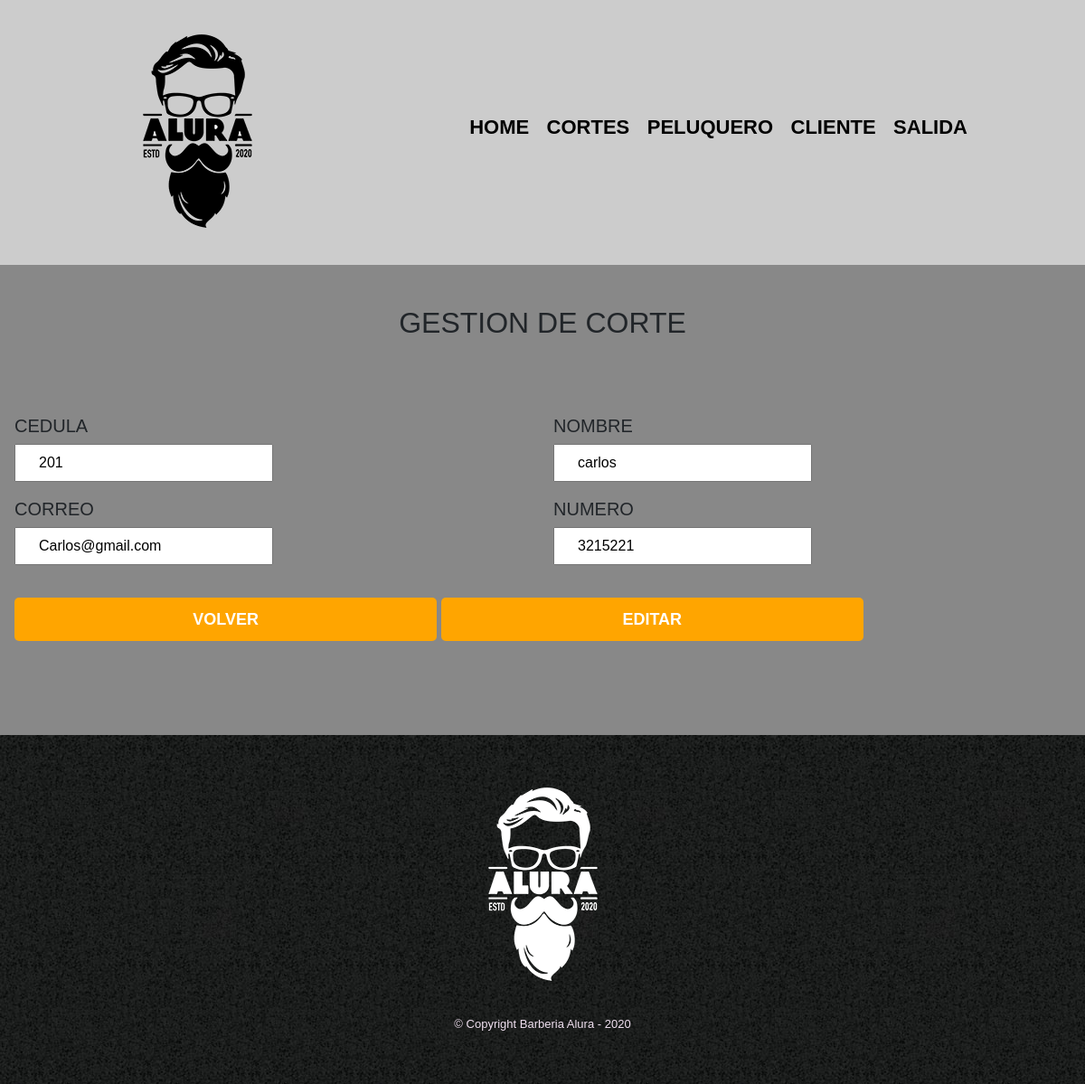
The app's page /Clientes/editar.php?id=201 with its own data.
### tables this page shows
CREATE TABLE `clientes` (
  `cedulaC` int(11) NOT NULL,
  `nombreC` varchar(50) NOT NULL,
  `Numero` varchar(50) NOT NULL,
  `Correo` varchar(50) NOT NULL,
  `Pass` varchar(200) NOT NULL,
  `Rol` tinyint(1) NOT NULL
);

### Clientes/editar.php (the view, shortened to what this page needs)
<?php
include('../class/classC.php');
$alu = new Alumnos();
$reg = $alu->get_ida($_GET['id']);
?>
<!doctype html>
<html lang="es">
<head>
    <link rel="stylesheet" href="../bootstrap/css/bootstrap.min.css">
    <link rel="stylesheet" href="../sw/dist/sweetalert2.min.css">
    <link rel="stylesheet" href="../css/reset.css">
    <link rel="stylesheet" href="../css/style.css">
</head>
<body onload="limpiar();">
<header>
            <div class="caja">
                <h1><img src="../imagenes/logo.png"></h1>
                <nav>
                    <ul class="navegacion">
                        <li><a href=../index.php>Home</a></li>
                        <li><a href=../Cortes/menuCor.php>Cortes</a></li>
                        <li><a href=../Peluquero/menuP.php>Peluquero</a></li>
                        <li><a href=../Clientes/menuc.php>Cliente</a></li>
                        <li><a href=../salir.php>Salida</a></li>
                    </ul>
                </nav>
            </div>
        </header>
        <main>
        <section class="diferenciales">
        <h2 class="titulo-principal">GESTION DE CORTE</h2>
        <div class="card-body">
            <form name="form" action="editar.php" method="post">
                    <div class="row">
                        <div class="col-md-6">
                            <label for="id">CEDULA</label>
                            <input type="number" name="id" class="input-padron" value ="<?php echo $_GET['id'];?>" readonly>
                        </div>
                        <div class="col-md-6">
                            <label for="nombreC">NOMBRE</label>
                            <input type="text" name="nombreC" class="input-padron" value="<?php echo $reg[0]['nombreC'];?>">
                        </div>
                        <div class="col-md-6">
                            <label for="Correo">CORREO</label>
                            <input type="email" name="Correo" class="input-padron" value="<?php echo $reg[0]['Correo'];?>">
                        </div>
                        <div class="col-md-6">
                            <label for="Numero">NUMERO</label>
                            <input type="number" name="Numero" class="input-padron" value="<?php echo $reg[0]['Numero'];?>">
                        </div>
                        <div class="col-md-12">
                            <br>
                            <input type="button" class="enviar" value="VOLVER" onclick="window.location='./menuc.php'">
                            <input type="submit" class="enviar" value="EDITAR" onclick="window.location='./menuc.php'">
                        </div>
                </form>
            </div>
    </section>
        </main>
    <footer>
            <img src="../imagenes/logo-blanco.png" alt="Logo de la Barberia Alura">
            <p class="copyright">&copy Copyright Barberia Alura - 2020</p>
        </footer>
</body>
</html>

### css/style.css (style rules this page uses)
body { font-family: 'Montserrat', sans-serif; }
header { background-color: #CCCCCC; padding: 20px 0; }
.caja { width: 940px; position: relative; margin: 0 auto; }
nav { position: absolute; top: 110px; right: 0; }
nav li { display: inline; margin: 0 0 0 15px; }
nav a { text-transform: uppercase; color: #000000; font-weight: bold; font-size: 22px; text-decoration: none; }
footer { text-align: center; background: url(../imagenes/bg.jpg); padding: 40px; }
.copyright { color: #fefe; font-size: 13px; margin: 20px; }
form { margin: 40px 0; }
form label, form legend { display: block; font-size: 20px; margin: 0 0 10px; }
.input-padron { display: block; margin: 0 0 20px; padding: 10px 25px; width: 50%; }
.enviar { width: 40%; padding: 15px 0; font-size: 18px; font-weight: bold; color: white; background: orange; border: none; border-radius: 5px; transition: 1s all; cursor: pointer; }
.titulo-principal { text-align: center; font-size: 2em; margin: 0 0 1em; clear: left; }
.diferenciales { padding: 3em 0; background: #888888; }

### records on screen
clientes: nombreC "carlos", Correo "Carlos@gmail.com", Numero "3215221"
